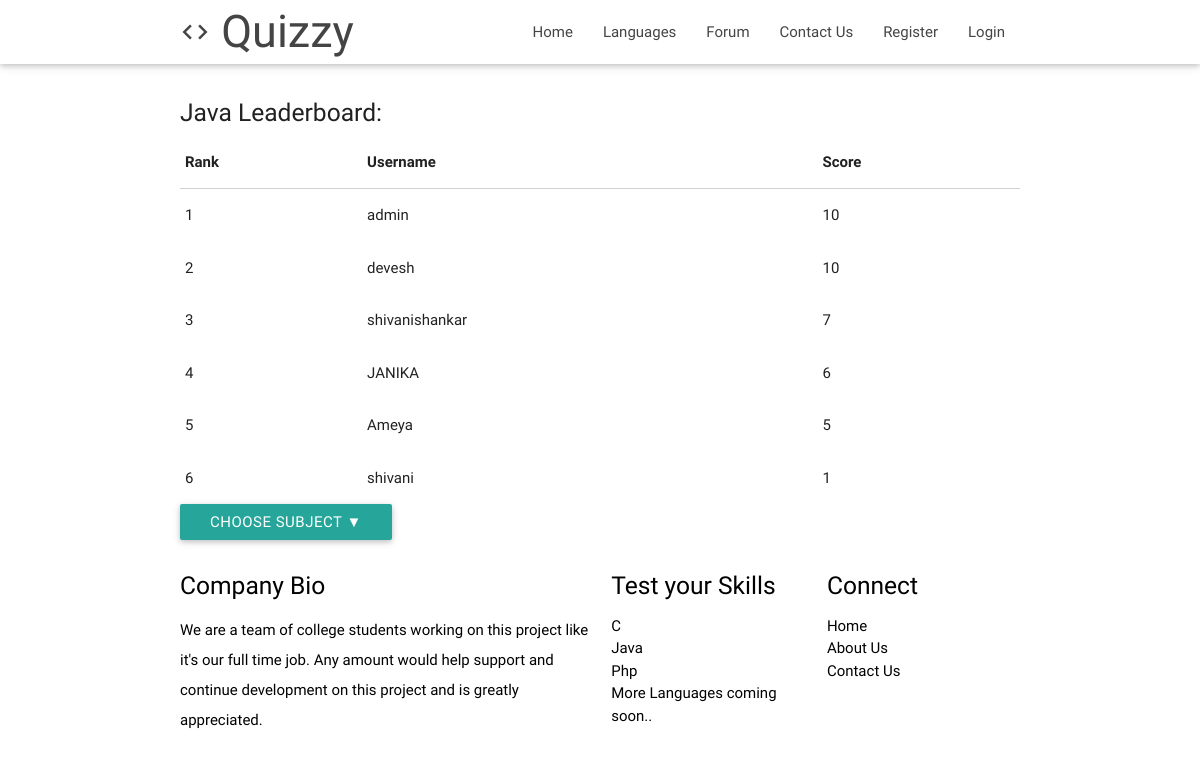
Screenshot of /javaleaderboard/ with the database file from the repository.
### polls/models.py (models this page shows, shortened)
class Userprof(models.Model):
    username = models.TextField(blank=True, null=True)
    subject = models.TextField(blank=True, null=True)
    score = models.IntegerField(blank=True, null=True)
    class Meta:
        app_label = 'polls'
        db_table = 'Userprof'

### polls/views.py (the view)
# urls.py: url(r'^javaleaderboard/',polls.views.javaleaderboard),
def javaleaderboard(request):
    p = Userprof.objects.values('username','subject').annotate(score=Max('score')).order_by('-score')
    jp = p.filter(subject__exact='java')
    subj = 'Java'
    return render(request, 'polls/leaderboard.html',{'p':jp,'subj':subj})

### polls/templates/polls/leaderboard.html (shortened to what this page needs)
{% extends "footer.html" %}
{% load staticfiles %}
{% block body %}
  <br>
  {% if p %}
  <span><h5 style="margin-left: 15%">{{subj}} Leaderboard:</h5></span>
  {% endif %}
  <div class="container">
    {% if p %}
            <table class="highlight">
                <thead>
                  <tr>
                      <th data-field="id">Rank</th>
                      <th data-field="name">Username</th>
                      <th data-field="price">Score</th>
                  </tr>
                </thead>
                <tbody>
                {% for i in p %}
                  <tr>
                    <td>{{ forloop.counter }}</td>
                    <td>{{ i.username }}</td>
                    <td>{{ i.score }}</td>
                  </tr>
                  {% endfor %}
                </tbody>
              </table>
              <a class="dropdown-button waves-effect waves-light btn" data-beloworigin="true" data-activates="dropdown3">Choose Subject ▼</a>
  {% else %}
        <br><br><br><br>
        <h4>This test has not been taken by any user. Be the first to take a test.<br><a href="/test">Start Here</a></h4>
        <br><br><br><br><br><br>
  {% endif %}
  </div>
{% endblock %}

### templates/footer.html (shortened to what this page needs)
<!DOCTYPE html>
<html lang="en">
<head>
  {% load staticfiles %}
  <link href="{% static 'css/materialize.css' %}" type="text/css" rel="stylesheet" media="screen,projection"/>
  <link href="{% static 'css/style.css' %}" type="text/css" rel="stylesheet" media="screen,projection"/>
</head>
<body>
  <nav class="white" role="navigation">
    <div class="nav-wrapper container">
      <a id="logo-container" href="/" class="brand-logo" style="font-family: 'Amaranth', sans-serif;font-size:300%;"><i class="material-icons" style="float:left;">code</i>&nbspQuizzy</a>
      <ul class="right hide-on-med-and-down">
        <li><a href="/">Home</a></li>
        <li><a href="/test/">Languages</a></li>
          <li><a href="/forums">Forum</a></li>
        <li><a href="/contact">Contact Us</a></li>
        {% if user.is_authenticated %}
        <li><a class="dropdown-button" data-beloworigin="true" data-activates="dropdown1">Welcome {{user.username}} ▼</a></li>
          <ul id='dropdown1' class='dropdown-content'>
            <li><a href="/performance">Your Performance</a></li>
            <li><a href="/leaderboard">Leaderboard</a></li>
            <li><a href="/logout">Logout</a></li>
          </ul>
        {% else %}
        <li><a href="/register">Register</a></li>
        <li><a href="/login">Login</a></li>
        {% endif %}
      </ul>
    </div>
  </nav>
 {% block body %}
  {% endblock %}
<footer class="page-footer white">
    <div class="container">
      <div class="row">
        <div class="col l6 s12">
          <h5 class="black-text">Company Bio</h5>
          <p class="black-text text-lighten-4">We are a team of college students working on this project like it's our full time job. Any amount would help support and continue development on this project and is greatly appreciated.</p>
        </div>
        <div class="col l3 s12">
          <h5 class="black-text">Test your Skills</h5>
          <ul>
            <li><a class="black-text" href="#!">C</a></li>
            <li><a class="black-text" href="#!">Java</a></li>
            <li><a class="black-text" href="#!">Php</a></li>
            <li><a class="black-text" href="#!">More Languages coming soon..</a></li>
          </ul>
        </div>
        <div class="col l3 s12">
          <h5 class="black-text">Connect</h5>
          <ul>
            <li><a class="black-text" href="#!">Home</a></li>
            <li><a class="black-text" href="#!">About Us</a></li>
            <li><a class="black-text" href="#!">Contact Us</a></li>
          </ul>
        </div>
      </div>
    </div>
  </footer>
  </body>
</html>

### static/css/style.css (style rules this page uses)
nav ul a, nav .brand-logo { color: #444; }
p { line-height: 2rem; }
footer.page-footer { margin: 0; }

### rows the page displays
Userprof: username "shivanishankar", score "7"
Userprof: username "JANIKA", score "6"
Userprof: username "Ameya", score "5"
Userprof: username "shivani", score "1"

### other values shown
{{ subj }} "Java"
{{ i.username }} "admin" "devesh"
{{ i.score }} "10" "10"
